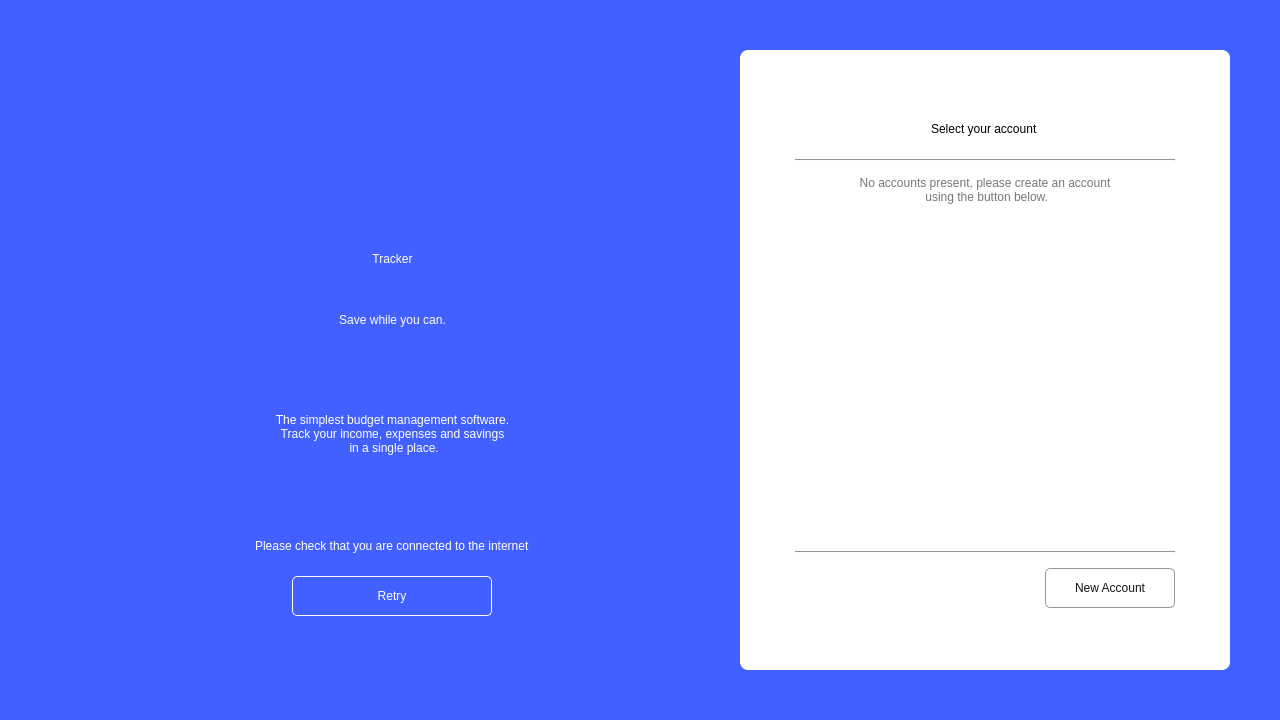
<?xml version="1.0" encoding="UTF-8"?>
<ui version="4.0">
 <class>StartScreen</class>
 <widget class="QWidget" name="StartScreen">
  <property name="geometry">
   <rect>
    <x>0</x>
    <y>0</y>
    <width>1280</width>
    <height>720</height>
   </rect>
  </property>
  <property name="minimumSize">
   <size>
    <width>1280</width>
    <height>720</height>
   </size>
  </property>
  <property name="maximumSize">
   <size>
    <width>16777215</width>
    <height>16777215</height>
   </size>
  </property>
  <property name="windowTitle">
   <string>TrackerApp</string>
  </property>
  <property name="windowIcon">
   <iconset>
    <normaloff>:/resources/Icon256x256.png</normaloff>:/resources/Icon256x256.png</iconset>
  </property>
  <property name="styleSheet">
   <string notr="true">QWidget#StartScreen{
background-color: #4260FF;}</string>
  </property>
  <layout class="QGridLayout" name="gridLayout">
   <property name="leftMargin">
    <number>50</number>
   </property>
   <property name="topMargin">
    <number>50</number>
   </property>
   <property name="rightMargin">
    <number>50</number>
   </property>
   <property name="bottomMargin">
    <number>50</number>
   </property>
   <item row="0" column="0">
    <layout class="QHBoxLayout" name="horizontalLayout">
     <item>
      <spacer name="horizontalSpacer_2">
       <property name="orientation">
        <enum>Qt::Horizontal</enum>
       </property>
       <property name="sizeHint" stdset="0">
        <size>
         <width>40</width>
         <height>20</height>
        </size>
       </property>
      </spacer>
     </item>
     <item>
      <widget class="QWidget" name="leftSide" native="true">
       <property name="styleSheet">
        <string notr="true">background-color: rgba(0, 0, 0, 0);</string>
       </property>
       <layout class="QVBoxLayout" name="verticalLayout">
        <item>
         <spacer name="verticalSpacer">
          <property name="orientation">
           <enum>Qt::Vertical</enum>
          </property>
          <property name="sizeHint" stdset="0">
           <size>
            <width>20</width>
            <height>40</height>
           </size>
          </property>
         </spacer>
        </item>
        <item alignment="Qt::AlignHCenter">
         <widget class="QLabel" name="label">
          <property name="minimumSize">
           <size>
            <width>120</width>
            <height>120</height>
           </size>
          </property>
          <property name="maximumSize">
           <size>
            <width>120</width>
            <height>120</height>
           </size>
          </property>
          <property name="styleSheet">
           <string notr="true">background-color: rgba(191, 64, 64, 0);</string>
          </property>
          <property name="text">
           <string/>
          </property>
          <property name="pixmap">
           <pixmap>:/resources/Icon.png</pixmap>
          </property>
          <property name="scaledContents">
           <bool>true</bool>
          </property>
          <property name="alignment">
           <set>Qt::AlignCenter</set>
          </property>
         </widget>
        </item>
        <item>
         <widget class="QLabel" name="label_2">
          <property name="minimumSize">
           <size>
            <width>0</width>
            <height>78</height>
           </size>
          </property>
          <property name="maximumSize">
           <size>
            <width>16777215</width>
            <height>78</height>
           </size>
          </property>
          <property name="styleSheet">
           <string notr="true">background-color: rgba(191, 64, 64, 0);
font: 500 64px &quot;Montserrat&quot;;
color: white;</string>
          </property>
          <property name="text">
           <string>Tracker</string>
          </property>
          <property name="alignment">
           <set>Qt::AlignCenter</set>
          </property>
         </widget>
        </item>
        <item>
         <widget class="QLabel" name="label_3">
          <property name="minimumSize">
           <size>
            <width>0</width>
            <height>32</height>
           </size>
          </property>
          <property name="maximumSize">
           <size>
            <width>16777215</width>
            <height>32</height>
           </size>
          </property>
          <property name="styleSheet">
           <string notr="true">background-color: rgba(191, 64, 64, 0);
font: 300 26px &quot;Montserrat&quot;;
color: white;</string>
          </property>
          <property name="text">
           <string>Save while you can.</string>
          </property>
          <property name="alignment">
           <set>Qt::AlignCenter</set>
          </property>
         </widget>
        </item>
        <item>
         <spacer name="verticalSpacer_2">
          <property name="orientation">
           <enum>Qt::Vertical</enum>
          </property>
          <property name="sizeHint" stdset="0">
           <size>
            <width>20</width>
            <height>40</height>
           </size>
          </property>
         </spacer>
        </item>
        <item>
         <widget class="QLabel" name="label_4">
          <property name="minimumSize">
           <size>
            <width>0</width>
            <height>111</height>
           </size>
          </property>
          <property name="maximumSize">
           <size>
            <width>16777215</width>
            <height>111</height>
           </size>
          </property>
          <property name="styleSheet">
           <string notr="true">background-color: rgba(191, 64, 64, 0);
font: 400 20px &quot;Montserrat&quot;;
color: white;</string>
          </property>
          <property name="text">
           <string>The simplest budget management software.
Track your income, expenses and savings
 in a single place.</string>
          </property>
          <property name="alignment">
           <set>Qt::AlignCenter</set>
          </property>
         </widget>
        </item>
        <item>
         <spacer name="verticalSpacer_4">
          <property name="orientation">
           <enum>Qt::Vertical</enum>
          </property>
          <property name="sizeHint" stdset="0">
           <size>
            <width>20</width>
            <height>40</height>
           </size>
          </property>
         </spacer>
        </item>
        <item>
         <widget class="QStackedWidget" name="buttonsStackedWidget">
          <property name="currentIndex">
           <number>1</number>
          </property>
          <widget class="QWidget" name="page">
           <layout class="QGridLayout" name="gridLayout_6">
            <item row="0" column="0">
             <widget class="QPushButton" name="startButton">
              <property name="minimumSize">
               <size>
                <width>200</width>
                <height>40</height>
               </size>
              </property>
              <property name="maximumSize">
               <size>
                <width>200</width>
                <height>40</height>
               </size>
              </property>
              <property name="styleSheet">
               <string notr="true">QPushButton{background-color: rgba(191, 64, 64, 0);
color:white;
border-radius: 5px;
border:1px solid white;
font: 600 15pt &quot;Montserrat&quot;;}

QPushButton:hover {
	border:2px solid white;
    border-style: inset;
}

QPushButton:pressed {
	background-color: white;
    color: rgb(55, 135, 255);
}</string>
              </property>
              <property name="text">
               <string>  Start</string>
              </property>
              <property name="shortcut">
               <string notr="true"/>
              </property>
              <property name="flat">
               <bool>false</bool>
              </property>
             </widget>
            </item>
           </layout>
          </widget>
          <widget class="QWidget" name="page_2">
           <layout class="QGridLayout" name="gridLayout_7">
            <item row="0" column="0" alignment="Qt::AlignHCenter">
             <widget class="QLabel" name="label_10">
              <property name="styleSheet">
               <string notr="true">font: 400 11pt &quot;Montserrat&quot;;
color: rgb(255, 255, 255);</string>
              </property>
              <property name="text">
               <string>Please check that you are connected to the internet</string>
              </property>
             </widget>
            </item>
            <item row="2" column="0" alignment="Qt::AlignHCenter">
             <widget class="QPushButton" name="retryButton">
              <property name="minimumSize">
               <size>
                <width>200</width>
                <height>40</height>
               </size>
              </property>
              <property name="maximumSize">
               <size>
                <width>200</width>
                <height>40</height>
               </size>
              </property>
              <property name="styleSheet">
               <string notr="true">QPushButton{background-color: rgba(191, 64, 64, 0);
color:white;
border-radius: 5px;
border:1px solid white;
font: 600 15pt &quot;Montserrat&quot;;}

QPushButton:hover {
	border:2px solid white;
    border-style: inset;
}

QPushButton:pressed {
	background-color: white;
    color: rgb(55, 135, 255);
}</string>
              </property>
              <property name="text">
               <string>Retry</string>
              </property>
              <property name="shortcut">
               <string notr="true"/>
              </property>
              <property name="flat">
               <bool>false</bool>
              </property>
             </widget>
            </item>
            <item row="1" column="0">
             <spacer name="verticalSpacer_14">
              <property name="orientation">
               <enum>Qt::Vertical</enum>
              </property>
              <property name="sizeType">
               <enum>QSizePolicy::Fixed</enum>
              </property>
              <property name="sizeHint" stdset="0">
               <size>
                <width>20</width>
                <height>17</height>
               </size>
              </property>
             </spacer>
            </item>
           </layout>
          </widget>
         </widget>
        </item>
        <item>
         <spacer name="verticalSpacer_3">
          <property name="orientation">
           <enum>Qt::Vertical</enum>
          </property>
          <property name="sizeHint" stdset="0">
           <size>
            <width>20</width>
            <height>40</height>
           </size>
          </property>
         </spacer>
        </item>
       </layout>
      </widget>
     </item>
     <item>
      <spacer name="horizontalSpacer">
       <property name="orientation">
        <enum>Qt::Horizontal</enum>
       </property>
       <property name="sizeHint" stdset="0">
        <size>
         <width>40</width>
         <height>20</height>
        </size>
       </property>
      </spacer>
     </item>
     <item>
      <widget class="QWidget" name="signBox" native="true">
       <property name="styleSheet">
        <string notr="true">QWidget#signBox,#newAccountBox{
background-color: rgb(255, 255, 255);
border-radius: 8px;
}</string>
       </property>
       <layout class="QVBoxLayout" name="verticalLayout_2">
        <property name="spacing">
         <number>15</number>
        </property>
        <property name="leftMargin">
         <number>50</number>
        </property>
        <property name="topMargin">
         <number>20</number>
        </property>
        <property name="rightMargin">
         <number>50</number>
        </property>
        <property name="bottomMargin">
         <number>20</number>
        </property>
        <item>
         <spacer name="verticalSpacer_7">
          <property name="orientation">
           <enum>Qt::Vertical</enum>
          </property>
          <property name="sizeHint" stdset="0">
           <size>
            <width>20</width>
            <height>40</height>
           </size>
          </property>
         </spacer>
        </item>
        <item>
         <widget class="QStackedWidget" name="stackedWidget">
          <property name="maximumSize">
           <size>
            <width>16777215</width>
            <height>539</height>
           </size>
          </property>
          <property name="styleSheet">
           <string notr="true">background-color: white;</string>
          </property>
          <property name="currentIndex">
           <number>1</number>
          </property>
          <widget class="QWidget" name="page_3">
           <property name="minimumSize">
            <size>
             <width>390</width>
             <height>0</height>
            </size>
           </property>
           <property name="maximumSize">
            <size>
             <width>390</width>
             <height>560</height>
            </size>
           </property>
           <layout class="QGridLayout" name="gridLayout_3">
            <property name="leftMargin">
             <number>0</number>
            </property>
            <property name="topMargin">
             <number>0</number>
            </property>
            <property name="rightMargin">
             <number>0</number>
            </property>
            <property name="bottomMargin">
             <number>0</number>
            </property>
            <property name="spacing">
             <number>0</number>
            </property>
            <item row="0" column="0">
             <widget class="QWidget" name="newAccountBox" native="true">
              <property name="maximumSize">
               <size>
                <width>16777215</width>
                <height>167777</height>
               </size>
              </property>
              <layout class="QGridLayout" name="gridLayout_5">
               <property name="sizeConstraint">
                <enum>QLayout::SetMaximumSize</enum>
               </property>
               <property name="leftMargin">
                <number>0</number>
               </property>
               <property name="topMargin">
                <number>5</number>
               </property>
               <property name="rightMargin">
                <number>0</number>
               </property>
               <property name="bottomMargin">
                <number>5</number>
               </property>
               <item row="16" column="0" colspan="2">
                <spacer name="verticalSpacer_12">
                 <property name="orientation">
                  <enum>Qt::Vertical</enum>
                 </property>
                 <property name="sizeType">
                  <enum>QSizePolicy::Fixed</enum>
                 </property>
                 <property name="sizeHint" stdset="0">
                  <size>
                   <width>20</width>
                   <height>15</height>
                  </size>
                 </property>
                </spacer>
               </item>
               <item row="0" column="0">
                <widget class="QPushButton" name="backButton">
                 <property name="minimumSize">
                  <size>
                   <width>80</width>
                   <height>30</height>
                  </size>
                 </property>
                 <property name="maximumSize">
                  <size>
                   <width>80</width>
                   <height>30</height>
                  </size>
                 </property>
                 <property name="styleSheet">
                  <string notr="true">QPushButton{
background-color:  white;
color: gray;
border-radius: 5px;
font: 400 12px &quot;Montserrat&quot;;}

QPushButton:hover {
    border-style: inset;
	border: 1px solid gray;
}

QPushButton:pressed {
	
	background-color: rgb(246, 245, 244);
    border-style: inset;
	border: 1px solid gray;
}</string>
                 </property>
                 <property name="text">
                  <string> Go Back</string>
                 </property>
                 <property name="icon">
                  <iconset>
                   <normaloff>:/resources/blackarrowleft.png</normaloff>:/resources/blackarrowleft.png</iconset>
                 </property>
                 <property name="iconSize">
                  <size>
                   <width>12</width>
                   <height>12</height>
                  </size>
                 </property>
                </widget>
               </item>
               <item row="17" column="0" colspan="2">
                <widget class="QLabel" name="newAccountErrorLabel">
                 <property name="minimumSize">
                  <size>
                   <width>0</width>
                   <height>30</height>
                  </size>
                 </property>
                 <property name="maximumSize">
                  <size>
                   <width>16777215</width>
                   <height>30</height>
                  </size>
                 </property>
                 <property name="styleSheet">
                  <string notr="true">font: 500 13px &quot;Montserrat&quot;;
color: red;
background-color: rgb(255, 196, 196);
border-radius: 3px;
padding: 0 8px;</string>
                 </property>
                 <property name="text">
                  <string>Error:</string>
                 </property>
                </widget>
               </item>
               <item row="13" column="0" colspan="2">
                <spacer name="verticalSpacer_11">
                 <property name="orientation">
                  <enum>Qt::Vertical</enum>
                 </property>
                 <property name="sizeType">
                  <enum>QSizePolicy::Fixed</enum>
                 </property>
                 <property name="sizeHint" stdset="0">
                  <size>
                   <width>19</width>
                   <height>15</height>
                  </size>
                 </property>
                </spacer>
               </item>
               <item row="8" column="0" colspan="2">
                <widget class="QLabel" name="label_9">
                 <property name="styleSheet">
                  <string notr="true">color: black;
font: 500 14px &quot;Montserrat&quot;;</string>
                 </property>
                 <property name="text">
                  <string>Enter your needed monthly savings</string>
                 </property>
                </widget>
               </item>
               <item row="6" column="0" colspan="2">
                <widget class="QDoubleSpinBox" name="newAccountIncome">
                 <property name="minimumSize">
                  <size>
                   <width>0</width>
                   <height>35</height>
                  </size>
                 </property>
                 <property name="styleSheet">
                  <string notr="true">background-color: rgb(231, 232, 240);
font: 300 14px &quot;Montserrat&quot;;
border-radius: 5px;
padding: 0 8px;</string>
                 </property>
                 <property name="buttonSymbols">
                  <enum>QAbstractSpinBox::NoButtons</enum>
                 </property>
                 <property name="showGroupSeparator" stdset="0">
                  <bool>true</bool>
                 </property>
                 <property name="prefix">
                  <string/>
                 </property>
                 <property name="suffix">
                  <string/>
                 </property>
                 <property name="decimals">
                  <number>1</number>
                 </property>
                 <property name="maximum">
                  <double>100000.000000000000000</double>
                 </property>
                </widget>
               </item>
               <item row="10" column="0" colspan="2">
                <spacer name="verticalSpacer_10">
                 <property name="orientation">
                  <enum>Qt::Vertical</enum>
                 </property>
                 <property name="sizeType">
                  <enum>QSizePolicy::Fixed</enum>
                 </property>
                 <property name="sizeHint" stdset="0">
                  <size>
                   <width>20</width>
                   <height>5</height>
                  </size>
                 </property>
                </spacer>
               </item>
               <item row="12" column="0" colspan="2">
                <widget class="QDoubleSpinBox" name="newAccountTotalSavings">
                 <property name="minimumSize">
                  <size>
                   <width>0</width>
                   <height>35</height>
                  </size>
                 </property>
                 <property name="styleSheet">
                  <string notr="true">background-color: rgb(231, 232, 240);
font: 300 14px &quot;Montserrat&quot;;
border-radius: 5px;
padding: 0 8px;</string>
                 </property>
                 <property name="buttonSymbols">
                  <enum>QAbstractSpinBox::NoButtons</enum>
                 </property>
                 <property name="showGroupSeparator" stdset="0">
                  <bool>true</bool>
                 </property>
                 <property name="prefix">
                  <string/>
                 </property>
                 <property name="suffix">
                  <string/>
                 </property>
                 <property name="decimals">
                  <number>1</number>
                 </property>
                 <property name="maximum">
                  <double>1000000.000000000000000</double>
                 </property>
                </widget>
               </item>
               <item row="7" column="0" colspan="2">
                <spacer name="verticalSpacer_9">
                 <property name="orientation">
                  <enum>Qt::Vertical</enum>
                 </property>
                 <property name="sizeType">
                  <enum>QSizePolicy::Fixed</enum>
                 </property>
                 <property name="sizeHint" stdset="0">
                  <size>
                   <width>20</width>
                   <height>5</height>
                  </size>
                 </property>
                </spacer>
               </item>
               <item row="3" column="0" colspan="2">
                <widget class="QLineEdit" name="newAccountName">
                 <property name="minimumSize">
                  <size>
                   <width>0</width>
                   <height>35</height>
                  </size>
                 </property>
                 <property name="maximumSize">
                  <size>
                   <width>1677777</width>
                   <height>40</height>
                  </size>
                 </property>
                 <property name="styleSheet">
                  <string notr="true">background-color: rgb(231, 232, 240);
font: 300 14px &quot;Montserrat&quot;;
border-radius: 5px;
padding: 0 8px;</string>
                 </property>
                 <property name="maxLength">
                  <number>10</number>
                 </property>
                 <property name="placeholderText">
                  <string>John Doe</string>
                 </property>
                </widget>
               </item>
               <item row="2" column="0">
                <widget class="QLabel" name="label_8">
                 <property name="styleSheet">
                  <string notr="true">color: black;
font: 500 14px &quot;Montserrat&quot;;</string>
                 </property>
                 <property name="text">
                  <string>Enter your name</string>
                 </property>
                </widget>
               </item>
               <item row="14" column="1">
                <widget class="QPushButton" name="createAccountBtn">
                 <property name="minimumSize">
                  <size>
                   <width>171</width>
                   <height>40</height>
                  </size>
                 </property>
                 <property name="maximumSize">
                  <size>
                   <width>1677777</width>
                   <height>40</height>
                  </size>
                 </property>
                 <property name="mouseTracking">
                  <bool>true</bool>
                 </property>
                 <property name="focusPolicy">
                  <enum>Qt::TabFocus</enum>
                 </property>
                 <property name="styleSheet">
                  <string notr="true">QPushButton{
background-color: white;
color: rgb(19, 19, 19);
border-radius: 5px;
border: 1px solid rgb(154, 153, 150);
font: 600 14px &quot;Montserrat&quot;;}

QPushButton:hover {
    border-style: inset;
	border: 1px solid gray;
}

QPushButton:pressed {
	
	background-color: rgb(246, 245, 244);
    border-style: inset;
	border: 1px solid gray;
}</string>
                 </property>
                 <property name="text">
                  <string>Start Saving!</string>
                 </property>
                </widget>
               </item>
               <item row="18" column="0" colspan="2">
                <widget class="QLabel" name="label_5">
                 <property name="minimumSize">
                  <size>
                   <width>0</width>
                   <height>63</height>
                  </size>
                 </property>
                 <property name="styleSheet">
                  <string notr="true">color: rgb(154, 153, 150);
font: 300 13px &quot;Montserrat&quot;;</string>
                 </property>
                 <property name="text">
                  <string>Please note: Monthly savings cannot be set to a value higher than the monthly income. Values unspecified will be set to $0.00.</string>
                 </property>
                 <property name="scaledContents">
                  <bool>false</bool>
                 </property>
                 <property name="wordWrap">
                  <bool>true</bool>
                 </property>
                </widget>
               </item>
               <item row="5" column="0">
                <widget class="QLabel" name="label_6">
                 <property name="styleSheet">
                  <string notr="true">color: black;
font: 500 14px &quot;Montserrat&quot;;</string>
                 </property>
                 <property name="text">
                  <string>Enter your monthly income</string>
                 </property>
                </widget>
               </item>
               <item row="14" column="0" alignment="Qt::AlignVCenter">
                <widget class="QComboBox" name="currencyBox">
                 <property name="minimumSize">
                  <size>
                   <width>80</width>
                   <height>30</height>
                  </size>
                 </property>
                 <property name="maximumSize">
                  <size>
                   <width>80</width>
                   <height>16777215</height>
                  </size>
                 </property>
                 <property name="styleSheet">
                  <string notr="true">background-color: #E7E8F0;
color: black;
font: 300 13px &quot;Montserrat&quot;;</string>
                 </property>
                </widget>
               </item>
               <item row="11" column="0">
                <widget class="QLabel" name="label_7">
                 <property name="styleSheet">
                  <string notr="true">color: black;
font: 500 14px &quot;Montserrat&quot;;</string>
                 </property>
                 <property name="text">
                  <string>Enter your total savings</string>
                 </property>
                </widget>
               </item>
               <item row="4" column="0" colspan="2">
                <spacer name="verticalSpacer_8">
                 <property name="orientation">
                  <enum>Qt::Vertical</enum>
                 </property>
                 <property name="sizeType">
                  <enum>QSizePolicy::Fixed</enum>
                 </property>
                 <property name="sizeHint" stdset="0">
                  <size>
                   <width>20</width>
                   <height>5</height>
                  </size>
                 </property>
                </spacer>
               </item>
               <item row="1" column="0" colspan="2">
                <spacer name="verticalSpacer_13">
                 <property name="orientation">
                  <enum>Qt::Vertical</enum>
                 </property>
                 <property name="sizeType">
                  <enum>QSizePolicy::Fixed</enum>
                 </property>
                 <property name="sizeHint" stdset="0">
                  <size>
                   <width>19</width>
                   <height>15</height>
                  </size>
                 </property>
                </spacer>
               </item>
               <item row="9" column="0" colspan="2">
                <widget class="QDoubleSpinBox" name="newAccountSavings">
                 <property name="minimumSize">
                  <size>
                   <width>0</width>
                   <height>35</height>
                  </size>
                 </property>
                 <property name="styleSheet">
                  <string notr="true">background-color: rgb(231, 232, 240);
font: 300 14px &quot;Montserrat&quot;;
border-radius: 5px;
padding: 0 8px;</string>
                 </property>
                 <property name="buttonSymbols">
                  <enum>QAbstractSpinBox::NoButtons</enum>
                 </property>
                 <property name="showGroupSeparator" stdset="0">
                  <bool>true</bool>
                 </property>
                 <property name="prefix">
                  <string/>
                 </property>
                 <property name="suffix">
                  <string/>
                 </property>
                 <property name="decimals">
                  <number>1</number>
                 </property>
                 <property name="maximum">
                  <double>100000.000000000000000</double>
                 </property>
                </widget>
               </item>
              </layout>
             </widget>
            </item>
           </layout>
          </widget>
          <widget class="QWidget" name="page_4">
           <property name="minimumSize">
            <size>
             <width>390</width>
             <height>0</height>
            </size>
           </property>
           <property name="maximumSize">
            <size>
             <width>390</width>
             <height>560</height>
            </size>
           </property>
           <layout class="QGridLayout" name="gridLayout_4">
            <property name="leftMargin">
             <number>0</number>
            </property>
            <property name="topMargin">
             <number>0</number>
            </property>
            <property name="rightMargin">
             <number>0</number>
            </property>
            <property name="bottomMargin">
             <number>0</number>
            </property>
            <property name="horizontalSpacing">
             <number>0</number>
            </property>
            <property name="verticalSpacing">
             <number>15</number>
            </property>
            <item row="1" column="0" alignment="Qt::AlignHCenter">
             <widget class="QLabel" name="selectAccountLabel">
              <property name="minimumSize">
               <size>
                <width>0</width>
                <height>31</height>
               </size>
              </property>
              <property name="maximumSize">
               <size>
                <width>16777215</width>
                <height>31</height>
               </size>
              </property>
              <property name="styleSheet">
               <string notr="true">color: black;
font: 600 25px &quot;Montserrat&quot;;</string>
              </property>
              <property name="text">
               <string>Select your account</string>
              </property>
             </widget>
            </item>
            <item row="3" column="0">
             <widget class="QScrollArea" name="oldAccountBox">
              <property name="minimumSize">
               <size>
                <width>380</width>
                <height>0</height>
               </size>
              </property>
              <property name="maximumSize">
               <size>
                <width>340</width>
                <height>166777</height>
               </size>
              </property>
              <property name="contextMenuPolicy">
               <enum>Qt::NoContextMenu</enum>
              </property>
              <property name="styleSheet">
               <string notr="true">border:0px solid white;</string>
              </property>
              <property name="horizontalScrollBarPolicy">
               <enum>Qt::ScrollBarAlwaysOff</enum>
              </property>
              <property name="sizeAdjustPolicy">
               <enum>QAbstractScrollArea::AdjustIgnored</enum>
              </property>
              <property name="widgetResizable">
               <bool>true</bool>
              </property>
              <property name="alignment">
               <set>Qt::AlignCenter</set>
              </property>
              <widget class="QWidget" name="scrollArea1">
               <property name="geometry">
                <rect>
                 <x>0</x>
                 <y>0</y>
                 <width>380</width>
                 <height>404</height>
                </rect>
               </property>
               <property name="styleSheet">
                <string notr="true">background-color:white;</string>
               </property>
               <layout class="QGridLayout" name="gridLayout_2">
                <property name="leftMargin">
                 <number>0</number>
                </property>
                <property name="topMargin">
                 <number>0</number>
                </property>
                <property name="rightMargin">
                 <number>0</number>
                </property>
                <property name="bottomMargin">
                 <number>0</number>
                </property>
                <property name="spacing">
                 <number>0</number>
                </property>
                <item row="0" column="0">
                 <layout class="QVBoxLayout" name="userAccountsBox">
                  <property name="spacing">
                   <number>15</number>
                  </property>
                  <item>
                   <widget class="QLabel" name="noAccountsLabel">
                    <property name="minimumSize">
                     <size>
                      <width>0</width>
                      <height>0</height>
                     </size>
                    </property>
                    <property name="maximumSize">
                     <size>
                      <width>1000</width>
                      <height>50</height>
                     </size>
                    </property>
                    <property name="layoutDirection">
                     <enum>Qt::LeftToRight</enum>
                    </property>
                    <property name="styleSheet">
                     <string notr="true">background-color: rgba(191, 64, 64, 0);
font: 400 15px &quot;Montserrat&quot;;
color: rgb(119, 118, 123);</string>
                    </property>
                    <property name="text">
                     <string>No accounts present, please create an account 
 using the button below.</string>
                    </property>
                    <property name="alignment">
                     <set>Qt::AlignCenter</set>
                    </property>
                   </widget>
                  </item>
                  <item>
                   <spacer name="verticalSpacer_5">
                    <property name="orientation">
                     <enum>Qt::Vertical</enum>
                    </property>
                    <property name="sizeHint" stdset="0">
                     <size>
                      <width>20</width>
                      <height>40</height>
                     </size>
                    </property>
                   </spacer>
                  </item>
                 </layout>
                </item>
               </layout>
              </widget>
             </widget>
            </item>
            <item row="5" column="0" alignment="Qt::AlignRight">
             <widget class="QPushButton" name="newAccountBtn">
              <property name="minimumSize">
               <size>
                <width>130</width>
                <height>40</height>
               </size>
              </property>
              <property name="maximumSize">
               <size>
                <width>130</width>
                <height>40</height>
               </size>
              </property>
              <property name="styleSheet">
               <string notr="true">QPushButton{
background-color: white;
color: rgb(19, 19, 19);
border-radius: 5px;
border: 1px solid rgb(154, 153, 150);
font: 600 14px &quot;Montserrat&quot;;}

QPushButton:hover {
    border-style: inset;
	border: 1px solid gray;
}

QPushButton:pressed {
	
	background-color: rgb(246, 245, 244);
    border-style: inset;
	border: 1px solid gray;
}</string>
              </property>
              <property name="text">
               <string>New Account</string>
              </property>
             </widget>
            </item>
            <item row="2" column="0">
             <widget class="Line" name="line">
              <property name="maximumSize">
               <size>
                <width>16777215</width>
                <height>2</height>
               </size>
              </property>
              <property name="styleSheet">
               <string notr="true">background-color: rgb(222, 221, 218);</string>
              </property>
              <property name="orientation">
               <enum>Qt::Horizontal</enum>
              </property>
             </widget>
            </item>
            <item row="4" column="0">
             <widget class="Line" name="lineToHide">
              <property name="maximumSize">
               <size>
                <width>16777215</width>
                <height>2</height>
               </size>
              </property>
              <property name="styleSheet">
               <string notr="true">background-color: rgb(222, 221, 218);</string>
              </property>
              <property name="orientation">
               <enum>Qt::Horizontal</enum>
              </property>
             </widget>
            </item>
           </layout>
          </widget>
         </widget>
        </item>
        <item>
         <spacer name="verticalSpacer_6">
          <property name="orientation">
           <enum>Qt::Vertical</enum>
          </property>
          <property name="sizeHint" stdset="0">
           <size>
            <width>20</width>
            <height>40</height>
           </size>
          </property>
         </spacer>
        </item>
       </layout>
      </widget>
     </item>
    </layout>
   </item>
  </layout>
 </widget>
 <tabstops>
  <tabstop>oldAccountBox</tabstop>
  <tabstop>newAccountBtn</tabstop>
  <tabstop>backButton</tabstop>
  <tabstop>newAccountName</tabstop>
  <tabstop>newAccountIncome</tabstop>
  <tabstop>newAccountSavings</tabstop>
  <tabstop>newAccountTotalSavings</tabstop>
  <tabstop>currencyBox</tabstop>
 </tabstops>
 <resources/>
 <connections/>
</ui>
